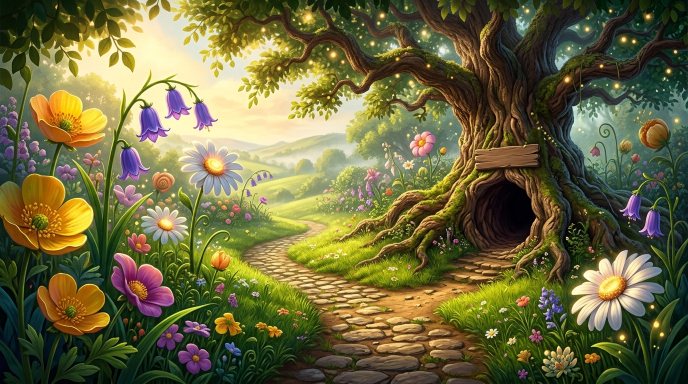
#> input picture assets/images/scene1_meadow.jpg, 1376 x 768 px, found by its file name (shown at 1/2 size)
$ python generate_background_loops.py
#> lines starting #> are read from the running program, lines starting #| are printed output that depends on the picture
#> in main, img is the input picture: shape (768, 1376, 3); mean B, G, R 62.7, 104.5, 108.5
import cv2
import numpy as np
import subprocess
from pathlib import Path

def create_seamless_loop(base_img, effect_func, duration_sec=6.0, fps=30, out_path="out.mp4"):
#> called with duration_sec = 6, fps = 30, out_path = 'assets/backgrounds/bg_scene1.mp4'
    num_frames = int(duration_sec * fps)
    h, w, _ = base_img.shape
#> h = 768; w = 1376

    # Resize base image to exact 1920x1080 if not already
    if (w, h) != (1920, 1080):
        base_img = cv2.resize(base_img, (1920, 1080), interpolation=cv2.INTER_LANCZOS4)
        h, w = 1080, 1920

    temp_raw = Path(out_path).with_suffix(".raw")

    with open(temp_raw, "wb") as f_raw:
        for f_idx in range(num_frames):
            t = f_idx / num_frames  # normalized 0.0 to 1.0 (loopable)
            frame = effect_func(base_img, t, f_idx, num_frames)
            f_raw.write(frame.tobytes())
#> this loop made 22 passes
#> pass 1, in effect_scene1, `frame = cv2.warpAffine(base_img, M, (1920, 1080), borderMode=cv2.BORDE..`:
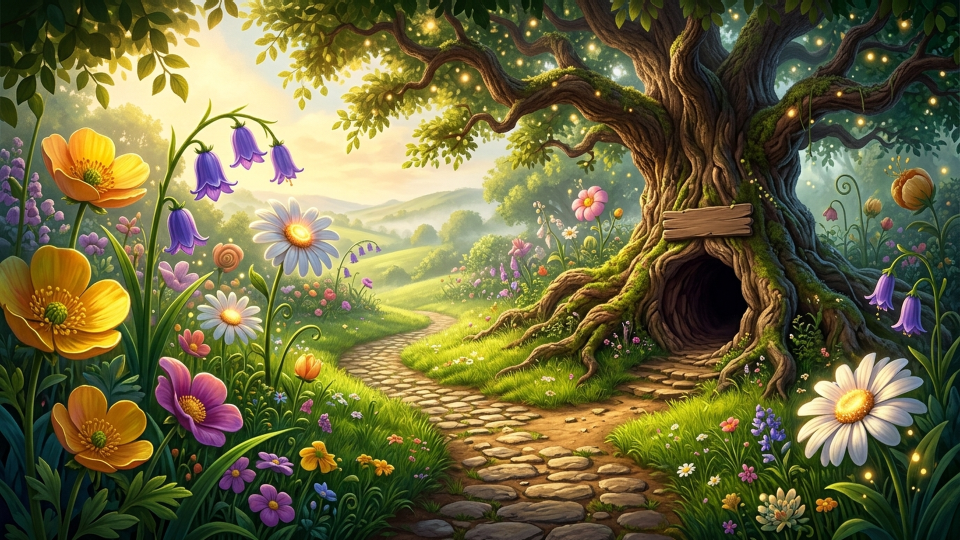
#> frame: shape (1080, 1920, 3) (shown at 1/2 size); mean of channels 0, 1, 2 62.7, 104.6, 108.5; drawn as B, G, R
#> after the loop:
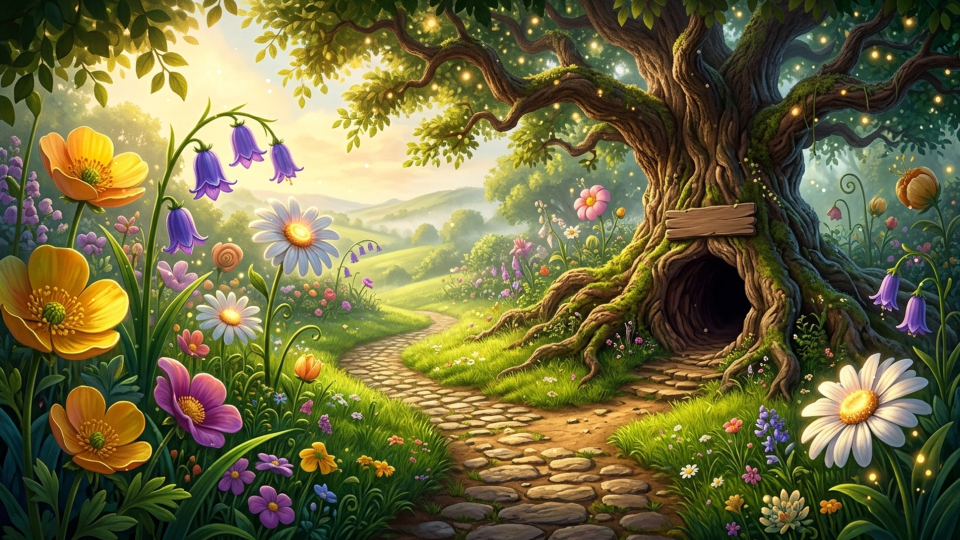
#> frame: shape (1080, 1920, 3) (shown at 1/2 size); mean of channels 0, 1, 2 63.3, 105.6, 109.9; drawn as B, G, R

    # Encode with FFmpeg
    cmd = [
        "ffmpeg", "-y",
        "-f", "rawvideo",
        "-vcodec", "rawvideo",
        "-s", "1920x1080",
        "-pix_fmt", "bgr24",
        "-r", str(fps),
        "-i", str(temp_raw),
        "-c:v", "libx264",
        "-pix_fmt", "yuv420p",
        "-crf", "18",
        "-preset", "fast",
        str(out_path)
    ]
    subprocess.run(cmd, check=True, stdout=subprocess.DEVNULL, stderr=subprocess.DEVNULL)
    temp_raw.unlink(missing_ok=True)
    print(f"Generated {out_path} ({duration_sec}s @ {fps}fps)")

# --- EFFECT 1: Scene 1 (Meadow & Rabbit Hole) ---
# Subtle breathing/sway + golden floating pollen/sun dust particles
np.random.seed(42)
s1_num_particles = 140
s1_particles = [
    {
        "x": np.random.uniform(100, 1820),
        "y": np.random.uniform(100, 980),
        "speed_y": np.random.uniform(-40, -15),
        "speed_x": np.random.uniform(5, 25),
        "rad": np.random.uniform(1.8, 4.0),
        "phase": np.random.uniform(0, np.pi * 2),
        "alpha": np.random.uniform(0.3, 0.7)
    }
    for _ in range(s1_num_particles)
]

def effect_scene1(base_img, t, f_idx, total_f):
    # Gentle breathing zoom/pan (scale 1.0 to 1.015 seamlessly using sin)
    scale = 1.0 + 0.012 * np.sin(2 * np.pi * t)
    dx = 4.0 * np.sin(2 * np.pi * t)
    dy = 2.0 * np.cos(2 * np.pi * t)
    M = np.float32([
        [scale, 0, (1 - scale) * 960 + dx],
        [0, scale, (1 - scale) * 540 + dy]
    ])
    frame = cv2.warpAffine(base_img, M, (1920, 1080), borderMode=cv2.BORDER_REFLECT)

    # Particle layer
    overlay = np.zeros_like(frame)
    for p in s1_particles:
        px = (p["x"] + p["speed_x"] * (f_idx / 30.0) + 15 * np.sin(p["phase"] + 2 * np.pi * t)) % 1920
        py = (p["y"] + p["speed_y"] * (f_idx / 30.0) + 8 * np.cos(p["phase"] + 2 * np.pi * t)) % 1080
        curr_alpha = p["alpha"] * (0.6 + 0.4 * np.sin(p["phase"] + 2 * np.pi * t))
        color = (
            int(150 * curr_alpha),
            int(220 * curr_alpha),
            int(255 * curr_alpha)
        )  # BGR golden-yellow
        cv2.circle(overlay, (int(px), int(py)), int(p["rad"]), color, -1, cv2.LINE_AA)

    # Add overlay
    frame = cv2.add(frame, overlay)
    return frame

# --- EFFECT 2: Scene 2 (Twilight Forest) ---
# Bioluminescent glowing fireflies + pulsing mushroom luminosity
np.random.seed(101)
s2_num_fireflies = 160
s2_fireflies = [
    {
        "x": np.random.uniform(80, 1840),
        "y": np.random.uniform(150, 950),
        "vx": np.random.uniform(-18, 18),
        "vy": np.random.uniform(-15, 15),
        "rad": np.random.uniform(2.0, 5.0),
        "phase": np.random.uniform(0, np.pi * 2),
        "color_type": np.random.choice(["cyan", "violet", "emerald"])
    }
    for _ in range(s2_num_fireflies)
]

# [29 lines left out: function effect_scene2, not called in this run]

# --- EFFECT 3: Scene 3 (Mad Tea Party) ---
# Lantern flicker + curling steam rising from teapots + warm amber fairy dust
np.random.seed(303)
s3_num_steam = 180
s3_steam = [
    {
        "base_x": np.random.choice([780, 960, 1140, 1300]) + np.random.uniform(-40, 40),
        "base_y": np.random.uniform(580, 680),
        "drift_speed": np.random.uniform(-50, -25),
        "wobble": np.random.uniform(10, 30),
        "phase": np.random.uniform(0, np.pi * 2),
        "rad": np.random.uniform(4.0, 10.0),
        "alpha": np.random.uniform(0.15, 0.35)
    }
    for _ in range(s3_num_steam)
]

# [26 lines left out: function effect_scene3, not called in this run]

# --- EFFECT 4: Scene 4 (Queen of Hearts Rose Garden) ---
# Drifting crimson rose petals fluttering diagonally + sky glow
np.random.seed(404)
s4_num_petals = 90
s4_petals = [
    {
        "x": np.random.uniform(0, 1920),
        "y": np.random.uniform(-100, 1080),
        "vx": np.random.uniform(-45, -20),
        "vy": np.random.uniform(30, 60),
        "size": np.random.uniform(7, 15),
        "rot_speed": np.random.uniform(2, 6),
        "phase": np.random.uniform(0, np.pi * 2)
    }
    for _ in range(s4_num_petals)
]

# [24 lines left out: function effect_scene4, not called in this run]

# --- EFFECT 5: Outro (Curtain Call / The End) ---
# Soft spotlight pulsation + shimmering golden dust in the spotlight beam
np.random.seed(505)
s5_num_motes = 120
s5_motes = [
    {
        "x": 960 + np.random.uniform(-400, 400),
        "y": 520 + np.random.uniform(-350, 350),
        "vx": np.random.uniform(-10, 10),
        "vy": np.random.uniform(-15, -5),
        "rad": np.random.uniform(1.5, 3.5),
        "phase": np.random.uniform(0, np.pi * 2)
    }
    for _ in range(s5_num_motes)
]

# [19 lines left out: function effect_outro, not called in this run]

def main():
    img_dir = Path("assets/images")
    bg_dir = Path("assets/backgrounds")
    bg_dir.mkdir(parents=True, exist_ok=True)

    scenes = [
        ("scene1_meadow.jpg", effect_scene1, "bg_scene1.mp4", 6.0),
        ("scene2_forest.jpg", effect_scene2, "bg_scene2.mp4", 6.0),
        ("scene3_teaparty.jpg", effect_scene3, "bg_scene3.mp4", 6.0),
        ("scene4_rosegarden.png", effect_scene4, "bg_scene4.mp4", 6.0),
        ("outro_the_end.png", effect_outro, "bg_outro.mp4", 5.0)
    ]

    for img_name, fx_func, out_video, dur in scenes:
        src = img_dir / img_name
        dest = bg_dir / out_video
        img = cv2.imread(str(src))
        if img is None:
            print(f"Error reading {src}")
            continue
        print(f"Rendering seamless loop for {src.name} -> {dest.name}...")
        create_seamless_loop(img, fx_func, duration_sec=dur, fps=30, out_path=str(dest))

if __name__ == "__main__":
#> (the run stopped early here; a loop or call above may not have finished)
